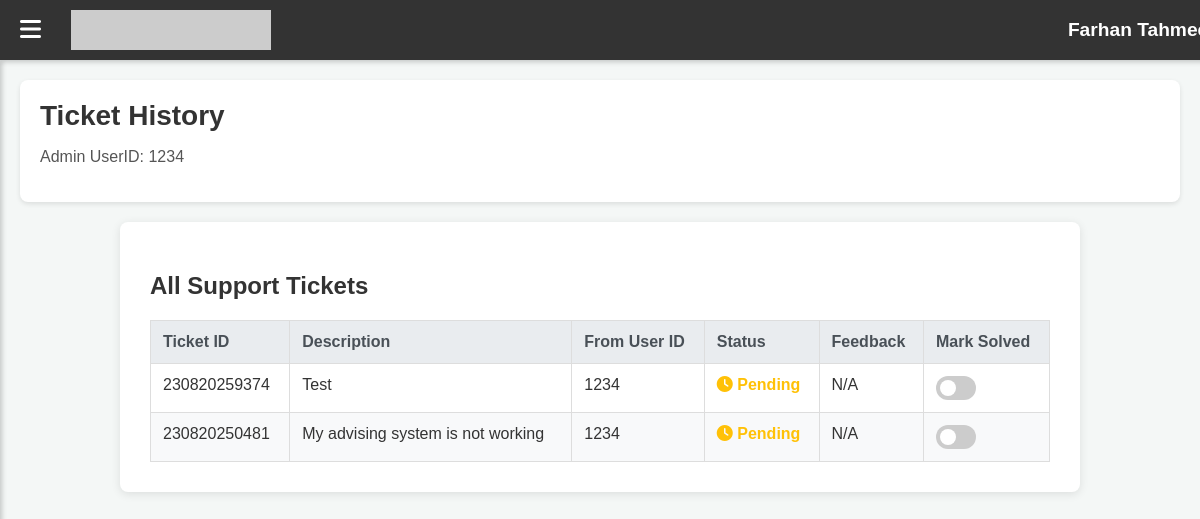
The app's page /admin/tickethistory.php (signed in) with its own data.
### tables this page shows
CREATE TABLE `studentinfo` (
  `UserID` varchar(12) DEFAULT NULL,
  `StudentID` varchar(10) NOT NULL,
  `FirstName` varchar(50) NOT NULL,
  `LastName` varchar(50) NOT NULL,
  `Gender` varchar(7) NOT NULL,
  `DateOfBirth` date NOT NULL,
  `CitizenID` varchar(20) DEFAULT NULL,
  `Passport` varchar(20) DEFAULT NULL,
  `Nationality` varchar(15) NOT NULL,
  `Blood` varchar(5) NOT NULL,
  `Addresss` varchar(150) NOT NULL,
  `EmergencyContact` varchar(12) NOT NULL,
  `Program` varchar(40) NOT NULL,
  `MotherName` varchar(100) DEFAULT NULL,
  `FatherName` varchar(100) DEFAULT NULL,
  `ParentNationality` varchar(100) DEFAULT NULL,
  `MotherOccupation` varchar(50) DEFAULT NULL,
  `FatherOccupation` varchar(50) DEFAULT NULL
);

CREATE TABLE `tickets` (
  `TicketID` varchar(40) NOT NULL,
  `Description` varchar(100) DEFAULT NULL,
  `FromUserID` varchar(12) DEFAULT NULL,
  `Status` enum('SOLVED','PENDING') DEFAULT NULL,
  `Feedback` varchar(100) DEFAULT NULL
);

### admin/tickethistory.php (the view, shortened to what this page needs)
<?php
$db = new Database();
$conn = $db->getConnection();
$adminUserID = $_SESSION['UserID'];
$fullname = 'User';
$message = '';
$message_type = '';
$sql_user_name = "SELECT FirstName, LastName FROM studentinfo WHERE UserID = ?";
$stmt_user_name = $conn->prepare($sql_user_name);
if ($stmt_user_name) {
    $stmt_user_name->bind_param("i", $adminUserID);
    $stmt_user_name->execute();
    $result_user_name = $stmt_user_name->get_result();
    $row_name = $result_user_name->fetch_assoc();
    if ($row_name && ($row_name['FirstName'] || $row_name['LastName'])) {
        $fullname = htmlspecialchars(trim($row_name['FirstName'] . ' ' . $row_name['LastName']));
    }
}
$allTickets = [];
$sql_all_tickets = "SELECT TicketID, Description, FromUserID, Status, Feedback FROM tickets ORDER BY TicketID DESC";
$stmt_all_tickets = $conn->prepare($sql_all_tickets);
if ($stmt_all_tickets) {
    $stmt_all_tickets->execute();
    $result_all_tickets = $stmt_all_tickets->get_result();
    while ($row = $result_all_tickets->fetch_assoc()) {
        $allTickets[] = $row;
    }
} else {
    $message = (empty($message) ? '' : $message . '<br>') . "Error fetching tickets: " . $conn->error;
    $message_type = (empty($message_type) ? 'error' : $message_type);
}
?>
<!DOCTYPE html>
<html lang="en">
<head>
    <link rel="stylesheet" href="https://cdnjs.cloudflare.com/ajax/libs/font-awesome/6.4.0/css/all.min.css">
    <link rel="stylesheet" href="../dash.css">
</head>
<body>
    <div class="navbar">
        <div class="navbar-left">
            <span class="menu-btn" onclick="toggleSidebar()"><i class="fa fa-bars"></i></span>
            <img src="https://dummyimage.com/200x40/004080/ffffff&text=Eduor+System" alt="Eduor Logo" class="logo">
        </div>
        <div class="navbar-right">
            <h2><?= $fullname; ?></h2>
        </div>
    </div>
    <div class="main-content" id="main-content">
        <div class="page-header">
            <h1>Ticket History</h1>
            <p>Admin UserID: <?= $adminUserID; ?></p>
        </div>
        <div class="table-container">
            <h2>All Support Tickets</h2>
            <?php if (!empty($allTickets)): ?>
                <table>
                    <thead>
                        <tr>
                            <th>Ticket ID</th>
                            <th>Description</th>
                            <th>From User ID</th>
                            <th>Status</th>
                            <th>Feedback</th>
                            <th>Mark Solved</th>
                        </tr>
                    </thead>
                    <tbody>
                        <?php foreach ($allTickets as $ticket): ?>
                            <tr>
                                <td><?= htmlspecialchars($ticket['TicketID']); ?></td>
                                <td><?= nl2br(htmlspecialchars($ticket['Description'])); ?></td>
                                <td><?= htmlspecialchars($ticket['FromUserID']); ?></td>
                                <td>
                                    <?php if ($ticket['Status'] === 'Solved'): ?>
                                        <span class="status-solved"><i class="fa fa-check-circle"></i> Solved</span>
                                    <?php else: ?>
                                        <span class="status-pending"><i class="fa fa-clock"></i> Pending</span>
                                    <?php endif; ?>
                                </td>
                                <td><?= nl2br(htmlspecialchars($ticket['Feedback'] ?? 'N/A')); ?></td>
                                <td>
                                    <label class="switch">
                                        <span class="slider round"></span>
                                    </label>
                                </td>
                            </tr>
                        <?php endforeach; ?>
                    </tbody>
                </table>
            <?php else: ?>
                <p>No tickets found in the system.</p>
            <?php endif; ?>
        </div>
    </div>
</body>
</html>

### dash.css (style rules this page uses)
body { margin: 0; font-family: Arial, sans-serif; background: #f4f6f9; }
.navbar { display: flex; justify-content: space-between; align-items: center; background: #004080; color: white; padding: 10px 20px; position: fixed; top: 0; width: 100%; z-index: 100; }
.navbar .logo { height: 40px; }
.navbar-left { display: flex; align-items: center; }
.menu-btn { font-size: 22px; margin-right: 15px; cursor: pointer; }
.navbar-right { display: flex; align-items: center; }
.main-content { margin-left: 240px; padding: 80px 20px 20px; transition: margin-left 0.3s ease; }
.page-header h1 { margin: 0; color: #004080; }
.page-header p { color: #555; }

### admin/tickethistory.php (style rules this page uses)
body { font-family: Arial, sans-serif; margin: 0; background-color: #f4f7f6; color: #333; }
.navbar { background-color: #333; color: white; padding: 10px 20px; display: flex; justify-content: space-between; align-items: center; position: fixed; width: 100%; top: 0; z-index: 1000; box-shadow: 0 2px 5px rgba(0,0,0,0.2); }
.navbar-left { display: flex; align-items: center; }
.navbar-left .menu-btn { font-size: 24px; margin-right: 20px; cursor: pointer; }
.navbar .logo { height: 40px; margin-left: 10px; }
.navbar-right h2 { font-size: 1.2rem; margin: 0; color: white; }
.main-content { margin-left: 0; padding: 80px 20px 20px 20px; transition: margin-left 0.3s ease; min-height: calc(100vh - 80px); }
.page-header { background-color: #ffffff; padding: 20px; border-radius: 8px; margin-bottom: 20px; box-shadow: 0 2px 5px rgba(0,0,0,0.1); }
.page-header h1 { margin: 0; font-size: 28px; color: #333; }
.table-container { background-color: #ffffff; padding: 30px; border-radius: 8px; box-shadow: 0 2px 10px rgba(0,0,0,0.1); max-width: 900px; margin: 20px auto; }
.table-container table { width: 100%; border-collapse: collapse; margin-top: 20px; }
.table-container th, .table-container td { border: 1px solid #ddd; padding: 12px; text-align: left; vertical-align: top; }
.table-container th { background-color: #e9ecef; font-weight: bold; color: #495057; }
.table-container tbody tr:nth-child(even) { background-color: #f8f9fa; }
.status-pending { color: #ffc107; font-weight: bold; }
.switch { position: relative; display: inline-block; width: 40px; height: 24px; }
.slider { position: absolute; cursor: pointer; top: 0; left: 0; right: 0; bottom: 0; background-color: #ccc; -webkit-transition: .4s; transition: .4s; }
.slider:before { position: absolute; content: ""; height: 16px; width: 16px; left: 4px; bottom: 4px; background-color: white; -webkit-transition: .4s; transition: .4s; }
.slider.round { border-radius: 24px; }
.slider.round:before { border-radius: 50%; }

### records on screen
studentinfo: fullname "Farhan…"
tickets: TicketID "230820259374", Description "Test", FromUserID "1234", Status "PENDING" (drawn), Feedback "N/A"
tickets: TicketID "230820250481", Description "My advising system is not working", FromUserID "1234", Status "PENDING" (drawn), Feedback "N/A"

### other values on screen
$adminUserID "1234"
